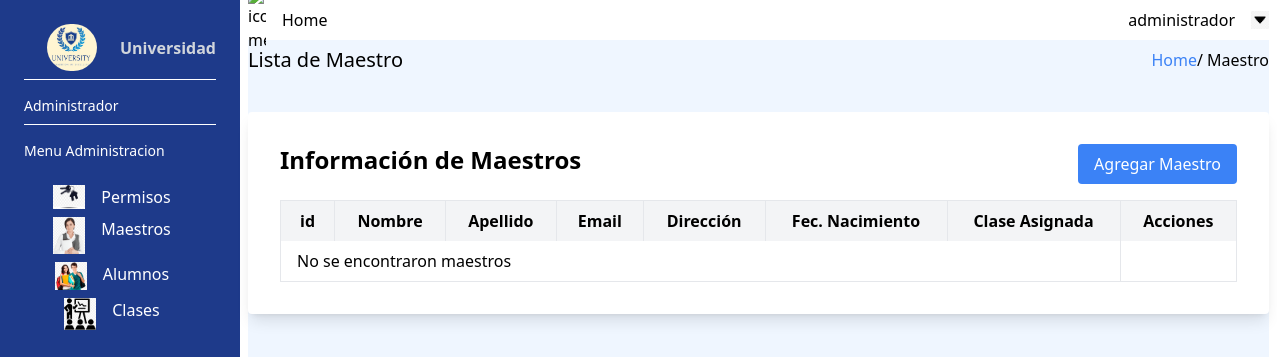
The app's page /Adm_Das_Maes.php (signed in), older data.
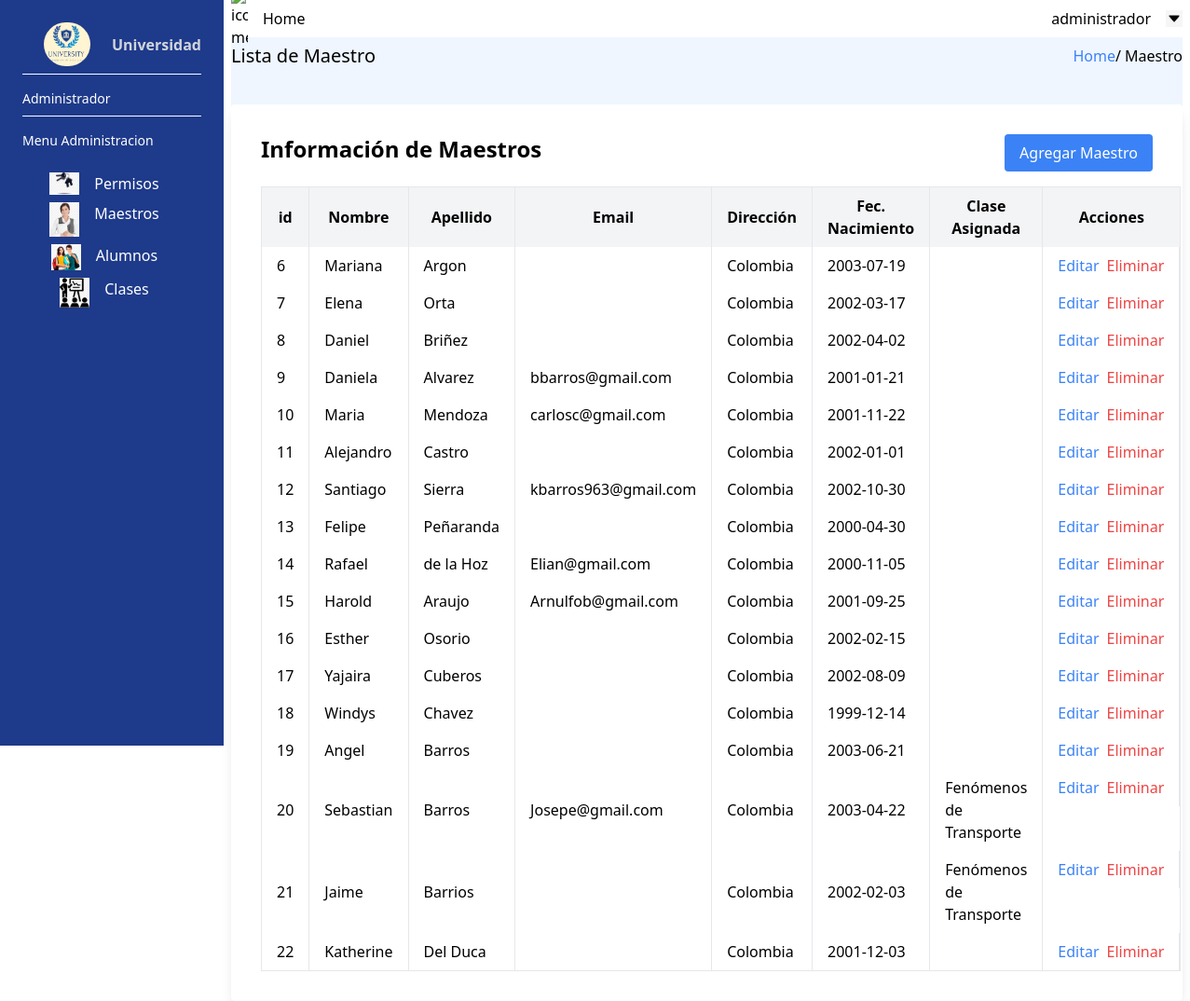
The same page, newer data.
### tables this page shows
CREATE TABLE IF NOT EXISTS `usuarios_datos` (
  `id_ud` int NOT NULL AUTO_INCREMENT,
  `dni` int NOT NULL,
  `nombre` varchar(100) NOT NULL,
  `apellidos` varchar(100) NOT NULL,
  `direccion` varchar(100) DEFAULT NULL,
  `fecha_nacimiento` date NOT NULL,
  `rol_id` int NOT NULL,
  PRIMARY KEY (`id_ud`),
  KEY `usuarios_datos_fk0` (`rol_id`)
);

CREATE TABLE IF NOT EXISTS `usuarios_login` (
  `id_ul` int NOT NULL AUTO_INCREMENT,
  `correo` varchar(100) NOT NULL,
  `contra` varchar(150) NOT NULL,
  `datos_id` int NOT NULL,
  PRIMARY KEY (`id_ul`),
  UNIQUE KEY `correo` (`correo`),
  UNIQUE KEY `datos_id` (`datos_id`)
);

CREATE TABLE IF NOT EXISTS `materia` (
  `id_materia` int NOT NULL AUTO_INCREMENT,
  `nombre_materia` varchar(100) NOT NULL,
  PRIMARY KEY (`id_materia`),
  UNIQUE KEY `nombre_materia` (`nombre_materia`)
);

### Adm_Das_Maes.php (the view, shortened to what the changed rows need)
<?php
$servername = "localhost";
$username = "root";
$password = "";
$dbname = "db_project_3";
$conn = new mysqli($servername, $username, $password, $dbname);
$sql = "SELECT `id_ud`,`nombre`,`apellidos`,`correo`,`direccion`,`fecha_nacimiento`,`nombre_materia`,`id_materia` FROM materia LEFT JOIN `maestro_materia` on materia.id_materia = maestro_materia.materia_id RIGHT JOIN `usuarios_datos` on maestro_materia.maestro_id = usuarios_datos.id_ud LEFT JOIN `usuarios_login` on id_ud = usuarios_login.datos_id WHERE rol_id=2";
$result = $conn->query($sql);
?>
<!DOCTYPE html>
<html>
<head>
    <link rel="stylesheet" href="/dist//output.css">
</head>
<body>
    <div class="w-screen h-screen flex">
        <div class="flex flex-col w-[calc(100%-15rem)] px-2">
            <section class=" h-screen bg-blue-50">
                <div class="flex  w-full flex-row justify- items-center    ">
                    <div class="flex h-10 w-full  flex-row justify-between items-center">
                        <h1 class="text-xl"> Lista de Maestro </h1>
                    </div>
                </div>
                <div class="max-w-full mx-auto p-8 bg-white rounded shadow-lg mt-8">
                    <table class=" w-full border-collapse border" id="tablaMaestros">
                        <thead>
                            <tr class="bg-gray-100">
                                <th class="py-2 px-4 border-r">id</th>
                                <th class="py-2 px-4 border-r">Nombre</th>
                                <th class="py-2 px-4 border-r">Apellido</th>
                                <th class="py-2 px-4 border-r">Email</th>
                                <th class="py-2 px-4 border-r">Dirección</th>
                                <th class="py-2 px-4 border-r">Fec. Nacimiento</th>
                                <th class="py-2 px-4 border-r">Clase Asignada</th>
                                <th class="py-2 px-4 border-r">Acciones</th>
                            </tr>
                        </thead>
                        <tbody>
                            <?php
                            if ($result->num_rows > 0) {
                                while ($row = $result->fetch_assoc()) {
                                    echo '<tr class="bg-white">';
                                    echo '<td class="py-2 px-4 border-r">' . $row["id_ud"] . '</td>';
                                    echo '<td class="py-2 px-4 border-r">' . $row["nombre"] . '</td>';
                                    echo '<td class="py-2 px-4 border-r">' .
                                        $row["apellidos"] . '</td>';
                                    echo '<td class="py-2 px-4 border-r">' .
                                        $row["correo"] . '</td>';
                                    echo '<td class="py-2 px-4 border-r">' . $row["direccion"] . '</td>';
                                    echo '<td class="py-2 px-4 border-r">' . $row["fecha_nacimiento"] . '</td>';
                                    echo '<td class="py-2 px-4 border-r">' . $row["nombre_materia"] . '</td>';
                                    echo '<td class="py-2 px-4 border-r flex flex-row">';
                                    echo '<button class="text-blue-500 hover:underline" onclick="openUpdateModal(this)">Editar</button>';
                                    echo '<button class="text-red-500 hover:underline ml-2">Eliminar</button>';
                                    echo '</td>';
                                    echo '</tr>';
                                }
                            } else {
                                echo '<tr class="bg-white">';
                                echo '<td class="py-2 px-4 border-r" colspan="7">No se encontraron maestros</td>';
                                echo '</tr>';
                            }
                            ?>
                        </tbody>
                    </table>
                </div>
            </section>
        </div>
    </div>
</body>
</html>

Row changes from the older to the newer data that the page shows:
now on this page (row edited): usuarios_datos: id_ud "6", nombre "Mariana", apellidos "Argon", direccion "Colombia", fecha_nacimiento "2003-07-19"
now on this page (row edited): usuarios_datos: id_ud "7", nombre "Elena", apellidos "Orta", direccion "Colombia", fecha_nacimiento "2002-03-17"
added usuarios_datos: id_ud "8", nombre "Daniel", apellidos "Briñez", direccion "Colombia", fecha_nacimiento "2002-04-02"
added usuarios_datos: id_ud "9", nombre "Daniela", apellidos "Alvarez", usuarios_login.correo "bbarros@gmail.com", direccion "Colombia", fecha_nacimiento "2001-01-21"
added usuarios_datos: id_ud "10", nombre "Maria", apellidos "Mendoza", usuarios_login.correo "carlosc@gmail.com", direccion "Colombia", fecha_nacimiento "2001-11-22"
added usuarios_datos: id_ud "11", nombre "Alejandro", apellidos "Castro", direccion "Colombia", fecha_nacimiento "2002-01-01"
added usuarios_datos: id_ud "12", nombre "Santiago", apellidos "Sierra", usuarios_login.correo "kbarros963@gmail.com", direccion "Colombia", fecha_nacimiento "2002-10-30"
added usuarios_datos: id_ud "13", nombre "Felipe", apellidos "Peñaranda", direccion "Colombia", fecha_nacimiento "2000-04-30"
added usuarios_datos: id_ud "14", nombre "Rafael", apellidos "de la Hoz", usuarios_login.correo "Elian@gmail.com", direccion "Colombia", fecha_nacimiento "2000-11-05"
added usuarios_datos: id_ud "15", nombre "Harold", apellidos "Araujo", usuarios_login.correo "Arnulfob@gmail.com", direccion "Colombia", fecha_nacimiento "2001-09-25"
added usuarios_datos: id_ud "16", nombre "Esther", apellidos "Osorio", direccion "Colombia", fecha_nacimiento "2002-02-15"
added usuarios_datos: id_ud "17", nombre "Yajaira", apellidos "Cuberos", direccion "Colombia", fecha_nacimiento "2002-08-09"
added usuarios_datos: id_ud "18", nombre "Windys", apellidos "Chavez", direccion "Colombia", fecha_nacimiento "1999-12-14"
added usuarios_datos: id_ud "19", nombre "Angel", apellidos "Barros", direccion "Colombia", fecha_nacimiento "2003-06-21"
added materia: usuarios_datos.id_ud "20", usuarios_datos.nombre "Sebastian", usuarios_datos.apellidos "Barros", usuarios_login.correo "Josepe@gmail.com", usuarios_datos.direccion "Colombia", usuarios_datos.fecha_nacimiento "2003-04-22", nombre_materia "Fenómenos de Transporte", usuarios_datos.id_ud "21", usuarios_datos.nombre "Jaime", usuarios_datos.apellidos "Barrios", usuarios_datos.fecha_nacimiento "2002-02-03"
added usuarios_datos: id_ud "22", nombre "Katherine", apellidos "Del Duca", direccion "Colombia", fecha_nacimiento "2001-12-03"
Text that changed along with them:
text no longer shown: "No se encontraron maestros"
